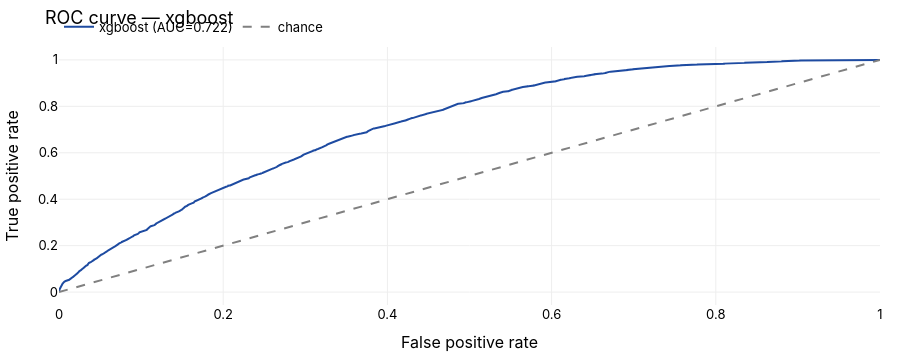
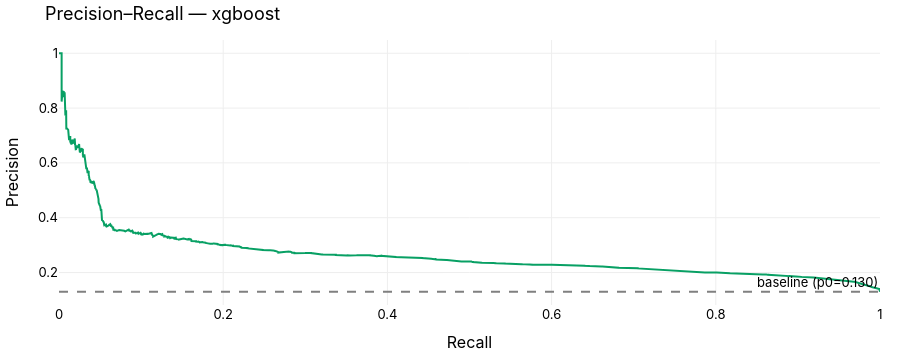
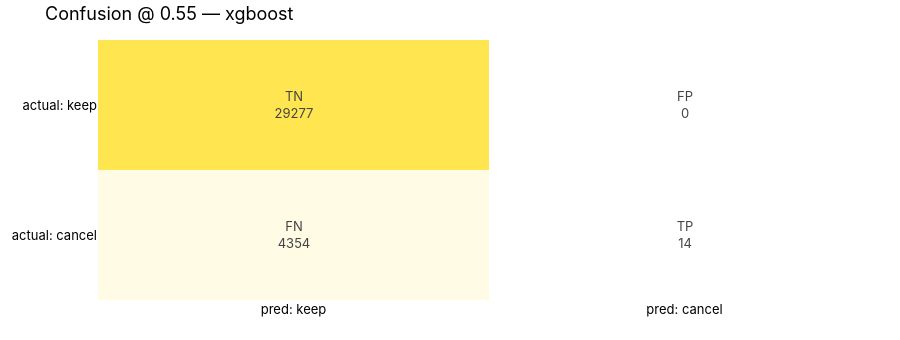

The cell these charts' notebook holds for them, in order:
### Markdown cell above
## Rigorous scoring diagnostics — XGBoost vs. baseline (+ SHAP)
Standard battery on the pooled out-of-time predictions (`yv`, `pv`) computed above: mean-rate baseline, ROC/AUC, precision–recall/AP, confusion matrix, precision/recall/F1 vs. threshold, and SHAP. Reuses the OOS scores — nothing heavy is recomputed.

### Code cell
import src.diagnostics as diag
# Reuse pooled OOS predictions (yv, pv) and the cost-optimal threshold (thr) from above.
diag.print_report(yv, pv, model_name=MODEL, threshold=thr)
diag.roc_curve_fig(yv, pv, MODEL).show()
diag.pr_curve_fig(yv, pv, MODEL).show()
diag.confusion_fig(yv, pv, thr, MODEL).show()
diag.threshold_sweep_fig(yv, pv, thr).show()

### Figure 1 — Plotly figure (JSON) as saved in the notebook; plotly's stock layout.template omitted (floating-point values rounded to 4 significant figures; data arrays with more than 128 entries replaced by an {"elided": "..."} marker saying what was removed)
{"data": [{"line": {"color": "#1E4BA1", "width": 2}, "mode": "lines", "name": "xgboost (AUC=0.722)", "type": "scatter", "x": {"elided": "7646 float values"}, "y": {"elided": "7646 float values"}}, {"line": {"color": "grey", "dash": "dash"}, "mode": "lines", "name": "chance", "type": "scatter", "x": [0, 1], "y": [0, 1]}], "layout": {"colorway": ["#FFE650", "#1E4BA1", "#08A064", "#EB6E14", "#F0B4C8", "#6E32C8", "#E62828"], "font": {"color": "#000000", "family": "Neue Haas Grotesk Display Pro, Neue Haas Grotesk, NeueHaasGroteskTextPro, Inter, Helvetica Neue, Helvetica, Arial, sans-serif", "size": 13}, "height": 360, "legend": {"orientation": "h", "x": 0, "xanchor": "left", "y": 1.02, "yanchor": "bottom"}, "margin": {"b": 40, "l": 50, "r": 20, "t": 40}, "paper_bgcolor": "#FFFFFF", "plot_bgcolor": "#FFFFFF", "title": {"text": "ROC curve — xgboost"}, "xaxis": {"gridcolor": "#EEEEEE", "showgrid": true, "title": {"text": "False positive rate"}, "zeroline": false}, "yaxis": {"gridcolor": "#EEEEEE", "showgrid": true, "title": {"text": "True positive rate"}, "zeroline": false}}}

### Figure 2 — Plotly figure (JSON) as saved in the notebook; plotly's stock layout.template omitted (floating-point values rounded to 4 significant figures; data arrays with more than 128 entries replaced by an {"elided": "..."} marker saying what was removed)
{"data": [{"line": {"color": "#08A064", "width": 2}, "mode": "lines", "name": "xgboost (AP=0.265)", "type": "scatter", "x": {"elided": "14221 float values"}, "y": {"elided": "14221 float values"}}], "layout": {"annotations": [{"showarrow": false, "text": "baseline (p0=0.130)", "x": 1, "xanchor": "right", "xref": "x domain", "y": 0.1298, "yanchor": "bottom", "yref": "y"}], "colorway": ["#FFE650", "#1E4BA1", "#08A064", "#EB6E14", "#F0B4C8", "#6E32C8", "#E62828"], "font": {"color": "#000000", "family": "Neue Haas Grotesk Display Pro, Neue Haas Grotesk, NeueHaasGroteskTextPro, Inter, Helvetica Neue, Helvetica, Arial, sans-serif", "size": 13}, "height": 360, "legend": {"orientation": "h", "x": 0, "xanchor": "left", "y": 1.02, "yanchor": "bottom"}, "margin": {"b": 40, "l": 50, "r": 20, "t": 40}, "paper_bgcolor": "#FFFFFF", "plot_bgcolor": "#FFFFFF", "shapes": [{"line": {"color": "grey", "dash": "dash"}, "type": "line", "x0": 0, "x1": 1, "xref": "x domain", "y0": 0.1298, "y1": 0.1298, "yref": "y"}], "title": {"text": "Precision–Recall — xgboost"}, "xaxis": {"gridcolor": "#EEEEEE", "showgrid": true, "title": {"text": "Recall"}, "zeroline": false}, "yaxis": {"gridcolor": "#EEEEEE", "showgrid": true, "title": {"text": "Precision"}, "zeroline": false}}}

### Figure 3 — Plotly figure (JSON) as saved in the notebook; plotly's stock layout.template omitted (floating-point values rounded to 4 significant figures)
{"data": [{"colorscale": [[0, "#FFFFFF"], [1, "#FFE650"]], "showscale": false, "text": [["TN<br>29277", "FP<br>0"], ["FN<br>4354", "TP<br>14"]], "texttemplate": "%{text}", "type": "heatmap", "x": ["pred: keep", "pred: cancel"], "y": ["actual: keep", "actual: cancel"], "z": [[29277, 0], [4354, 14]]}], "layout": {"colorway": ["#FFE650", "#1E4BA1", "#08A064", "#EB6E14", "#F0B4C8", "#6E32C8", "#E62828"], "font": {"color": "#000000", "family": "Neue Haas Grotesk Display Pro, Neue Haas Grotesk, NeueHaasGroteskTextPro, Inter, Helvetica Neue, Helvetica, Arial, sans-serif", "size": 13}, "height": 340, "legend": {"orientation": "h", "x": 0, "xanchor": "left", "y": 1.02, "yanchor": "bottom"}, "margin": {"b": 40, "l": 50, "r": 20, "t": 40}, "paper_bgcolor": "#FFFFFF", "plot_bgcolor": "#FFFFFF", "title": {"text": "Confusion @ 0.55 — xgboost"}, "xaxis": {"gridcolor": "#EEEEEE", "showgrid": true, "zeroline": false}, "yaxis": {"autorange": "reversed", "gridcolor": "#EEEEEE", "showgrid": true, "zeroline": false}}}
